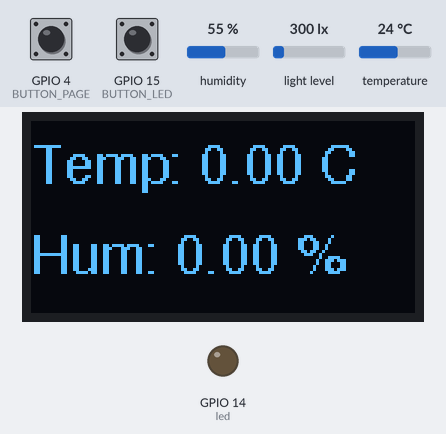
Recording of a sketch running on a simulated ESP32. Shown: 128×64 one-colour display, output pins drawn as LEDs (lit = HIGH). Inputs (shaded band) come from the test bench; at power-on: GPIO 4 (BUTTON_PAGE) HIGH, GPIO 15 (BUTTON_LED) HIGH, humidity 55 %, temperature 24 °C, light level 300 lx. WiFi joins after 1.5 s; servers stay silent unless stated; random numbers use the default seed unless the sketch sets one; no MQTT or app messages arrive unless stated; what the sketch prints to the serial monitor is not drawn.

Above: at 4.2 s.
4.3 s: GPIO 4 (BUTTON_PAGE) pulled LOW for 0.15 s
At 11.1 s:
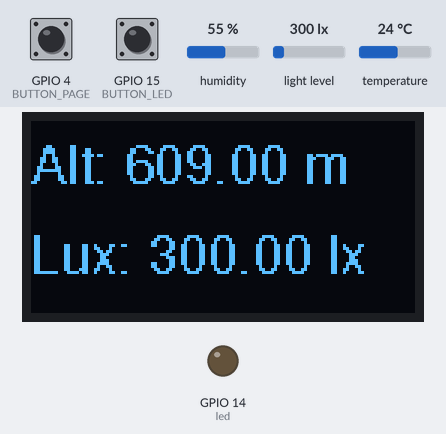
18.4 s: GPIO 4 (BUTTON_PAGE) pulled LOW for 1 s
At 19.6 s:
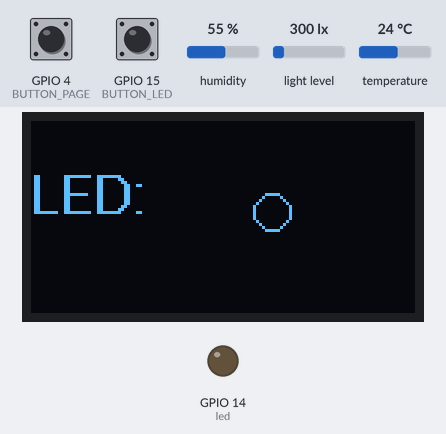
20.9 s: GPIO 15 (BUTTON_LED) pulled LOW for 0.15 s
At 22.3 s:
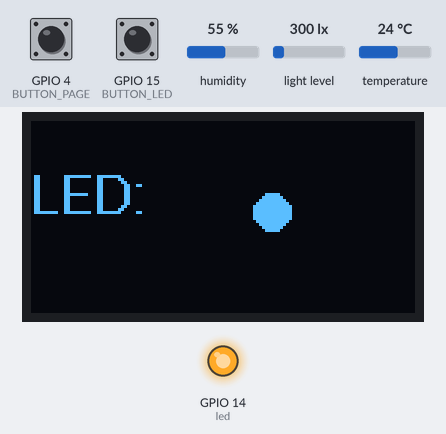
22.6 s: GPIO 4 (BUTTON_PAGE) pulled LOW for 0.15 s
At 23.7 s:
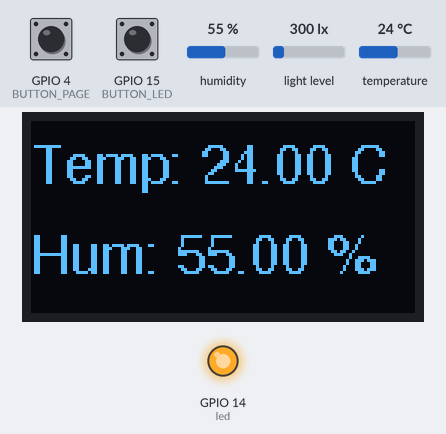
24.3 s: humidity set to 22 %
At 30.7 s:
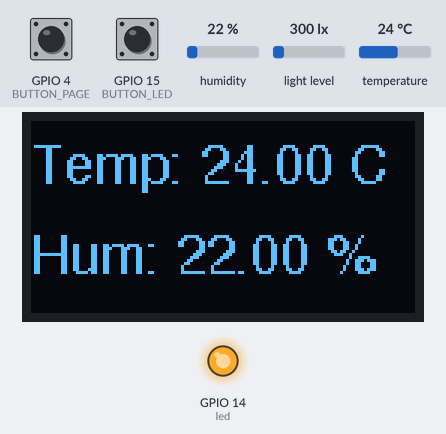
31.6 s: temperature set to 12 °C
At 40.9 s:
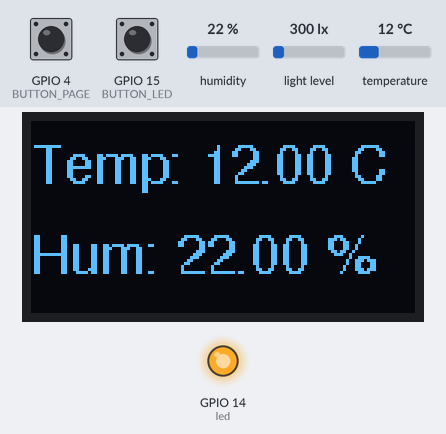
Timing chart, 0 to 42.4 s (numbered marks = the images above; inputs shaded):
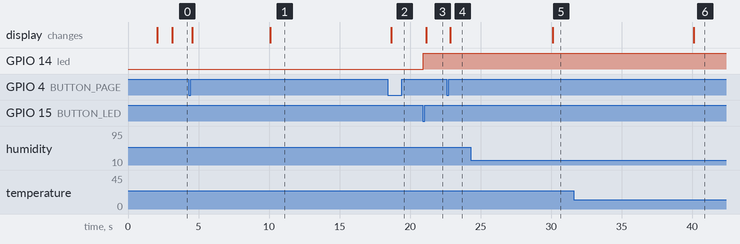

The sketch:

ESP_mini_weatherstation_with_MQTT.ino
```cpp
/**************************************************************
 _    _       _       _____      _  _  _             _     _
\ \  / /     (_)     (____ \    | || || |           | |   | |
 \ \/ / ____  _ ____  _   \ \   | || || | ___   ____| | _ | |
  )  ( |    \| |  _ \| |   | |  | ||_|| |/ _ \ / ___) |/ || |
 / /\ \| | | | | | | | |__/ /   | |___| | |_| | |   | ( (_| |
/_/  \_\_|_|_|_|_| |_|_____/     \______|\___/|_|   |_|\____|

***************************************************************
 *! Project    : Mini Weather Station with OLED Display
 * Purpose    : Smart Systems & IoT Automation
 *              - Displaying sensor data (Temp, Humidity,
 *                Altitude, Lux) on OLED
 *              - MQTT communication with Node-RED
 *              - Multi-page OLED interface with button
 *              - LED control and status icon display
 **Author     : XminD Team (x.mind4world@gmail.com)
 * Date       : 2025-05-06
 *
 **Instagram  : https://instagram.com/x_mindworld
 **Telegram   : https://t.me/x_mindworld
 ***************************************************************/

// --- Include necessary libraries ---
#include <ArduinoJson.h>
#include "wifi_mqtt.h"
#include <Wire.h>
#include <SPI.h>
#include "DHT.h"
#include <BH1750.h>
#include <Adafruit_GFX.h>
#include <Adafruit_SSD1306.h>
#include <Fonts/FreeSans9pt7b.h>

// --- Define parameters ---
#define DHTPIN 19
#define DHTTYPE DHT11
#define SCREEN_WIDTH 128
#define SCREEN_HEIGHT 64
#define OLED_RESET 5
#define SCREEN_ADDRESS 0x3D //? Change this to your OLED's I2C address if needed (0x3C is common)
#define BUTTON_PAGE 4
#define BUTTON_LED 15

byte led = 14;
unsigned long previousMillis = millis();
float temp, humidity, altitude, lux;
int screenIndex = 0;
bool ledState = false;

// --- Initialize sensor and display objects ---
BH1750 lightMeter;
DHT dht(DHTPIN, DHTTYPE);
Adafruit_SSD1306 display(SCREEN_WIDTH, SCREEN_HEIGHT, &Wire, OLED_RESET);

// --- Print sensor values to Serial Monitor ---
void printSensorValue()
{
  Serial.print("Temperature: ");
  Serial.print(temp);
  Serial.println(" C");
  Serial.print("Humidity: ");
  Serial.print(humidity);
  Serial.println("%");
  Serial.print("Altitude: ");
  Serial.print(altitude);
  Serial.println(" Meter");
  Serial.print("Illumination: ");
  Serial.print(lux);
  Serial.println(" Lux");
}

// --- Send sensor values to MQTT broker ---
void sendSensorValuesMQTT()
{
  DynamicJsonDocument doc(1024); //! Create a JSON document using ArduinoJson.org WebSite and library.
  doc["temperature"] = temp;
  doc["humidity"] = humidity;
  doc["altitude"] = altitude;
  doc["lux"] = lux;

  char buffer[256];
  serializeJson(doc, buffer);
  client.publish("weatherstation", buffer); //? Publish the JSON data to the MQTT topic "weatherstation"
}

// --- Display sensor values on OLED ---
void displaySensorValues()
{
  display.clearDisplay();
  display.setCursor(0, 0);
  display.print("Temp: ");
  display.print(temp);
  display.println(" C");

  display.print("Hum: ");
  display.print(humidity);
  display.println(" %");

  display.print("Alt: ");
  display.print(altitude);
  display.println(" m");

  display.print("Lux: ");
  display.print(lux);
  display.println(" lx");

  display.display();
}

// --- OLED Pages ---
void showPage1()
{
  display.clearDisplay();
  display.setFont(&FreeSans9pt7b);
  display.setCursor(0, 20);
  display.print("Temp: ");
  display.print(temp);
  display.println(" C");

  display.setCursor(0, 50);
  display.print("Hum: ");
  display.print(humidity);
  display.println(" %");

  display.display();
}

void showPage2()
{
  display.clearDisplay();
  display.setFont(&FreeSans9pt7b);
  display.setCursor(0, 20);
  display.print("Alt: ");
  display.print(altitude);
  display.println(" m");

  display.setCursor(0, 50);
  display.print("Lux: ");
  display.print(lux);
  display.println(" lx");

  display.display();
}

void showPage3()
{
  display.clearDisplay();
  display.setFont(&FreeSans9pt7b);
  display.setCursor(0, 30);
  display.print("LED: ");

  if (ledState)
  {
    display.fillCircle(80, 30, 6, SSD1306_WHITE);
  }
  else
  {
    display.drawCircle(80, 30, 6, SSD1306_WHITE);
  }

  display.display();
}

// --- Setup Wifi, MQTT, OLED & Sensors ---
void setup()
{

  Serial.begin(9600); //! for ESP32 9600 is better than 115200;
  pinMode(led, OUTPUT);
  pinMode(BUTTON_PAGE, INPUT_PULLUP);
  pinMode(BUTTON_LED, INPUT_PULLUP);
  Wire.begin();       //? Initialize I2C communication
  dht.begin();        //? Initialize DHT sensor
  lightMeter.begin(); //? Initialize BH1750 sensor
  connectAP();
  client.setServer(mqtt_server, 1883); //? Set MQTT server
  client.setCallback(callback);        //? Set MQTT callback function

  //* Initialize OLED display
  if (!display.begin(SSD1306_SWITCHCAPVCC, SCREEN_ADDRESS))
  {
    Serial.println(F("SSD1306 allocation failed"));
    for (;;)
      ; //? Stop here if failed
  }
  display.clearDisplay();
  display.setTextSize(1);
  display.setTextColor(SSD1306_WHITE);
  display.setCursor(0, 0);
  display.println("Display Ready...");
  display.display();
  delay(1000);
}

// --- Main loop ---
void loop()
{

  //* Check MQTT connection and reconnect if necessary
  if (!client.connected())
  {
    reconnect();
  }
  client.loop();

  //* Read sensor values every 10 seconds
  unsigned long currentMillis = millis();
  if (currentMillis - previousMillis >= 10000)
  {
    temp = dht.readTemperature();
    humidity = dht.readHumidity();
    altitude = random(20, 800); //? Simulated altitude value
    lux = lightMeter.readLightLevel();
    previousMillis = currentMillis;
    printSensorValue();     //? Print sensor values to Serial Monitor
    sendSensorValuesMQTT(); //? Send sensor values to MQTT broker
  }

  //* Change display page with button press
  static bool lastPageButtonState = HIGH;
  bool currentPageButtonState = digitalRead(BUTTON_PAGE);
  if (lastPageButtonState == HIGH && currentPageButtonState == LOW)
  {
    screenIndex = (screenIndex + 1) % 3;
    delay(200);
  }
  lastPageButtonState = currentPageButtonState;

  //* Local LED control with button press
  static bool lastLedButtonState = HIGH;
  bool currentLedButtonState = digitalRead(BUTTON_LED);
  if (screenIndex == 2 && lastLedButtonState == HIGH && currentLedButtonState == LOW)
  { //! It works only on the LED page(3rd page)
    ledState = !ledState;
    digitalWrite(led, ledState);
    delay(200);
  }
  lastLedButtonState = currentLedButtonState;

  //* Display the current page based on screenIndex
  switch (screenIndex)
  {
  case 0:
    showPage1();
    break;
  case 1:
    showPage2();
    break;
  case 2:
    showPage3();
    break;
  }
}
```

credentials.h
```cpp
const char *ssid = "SSID";     	   // Your WiFi SSID
const char *password = "password"; // Your WiFi Password
```

wifi_mqtt.h
```cpp
/*

! This code is part of the ESP32 Mini Weatherstation and LED control with MQTT project.
*- This code connects an ESP32 to a WiFi network and an MQTT broker to control an LED and send sensor
*data to the broker. The LED state can be controlled via MQTT messages from Node-RED or any MQTT client.
*- Data can be sent in JSON format, and the ESP32 can also receive commands to turn the LED on or off.
*- You can see data changes in real-time on Grafana dashboard.
*- This code is designed to be used with the Arduino IDE/PlatformIO.

*/

#include <Arduino.h>
#include <WiFi.h>
#include <PubSubClient.h>
#include <ArduinoJson.h>
#include "credentials.h" //? Include your WiFi credentials header file.

extern byte led;      //? Declare the LED pin as external.
extern bool ledState; //? Declare the LED state as external.

// --- MQTT parameters ---
String clientID = "ESP-";
const char *mqtt_server = "localhost";    //! Replace with your MQTT broker IP address or hostname.
const char *mqtt_user = "admin";          //! Replace with your MQTT username.
const char *mqtt_password = "myPassword"; //! Replace with your MQTT password.
WiFiClient espClient;                     //? Create a WiFi client object.
PubSubClient client(espClient);           //? Create a PubSubClient object.

// --- Function declarations
void reconnect() //? Function to reconnect to MQTT broker
{
    while (!client.connected())
    {
        Serial.print("Attempting MQTT connection...");
        clientID = "ESP-";
        clientID += String(random(0xffff), HEX);
        if (client.connect(clientID.c_str(), mqtt_user, mqtt_password))
        {
            Serial.println("connect to MQTT");
            client.subscribe("fan"); //? Subscribe to the "fan" topic that controls the LED state from Node-RED.
        }
        else
        {
            Serial.print("failed, rc=");
            Serial.print(client.state());
            Serial.println(" try again in 5 seconds");
            delay(5000);
        }
    }
}

void callback(char *topic, byte *message, unsigned int length) //? Callback function to handle incoming MQTT messages
{
    // Serial.print("Message arrived on topic: ");
    // Serial.print(topic);
    // Serial.print(". Message: ");
    String messageTemp;

    for (int i = 0; i < length; i++)
    {
        messageTemp += (char)message[i];
    }

    if (String(topic) == "fan")
    {
        if (messageTemp == "true")
        {
            digitalWrite(led, HIGH);
            ledState = true;
        }
        else
        {
            digitalWrite(led, LOW);
            ledState = false;
        }
    }
}

void connectAP()
{ //? Function to connect to WiFi network.
    Serial.println("Connect to WiFi");
    WiFi.begin(ssid, password);
    byte cnt = 0;

    while (WiFi.status() != WL_CONNECTED)
    {
        delay(1000);
        Serial.print(".");
        cnt++;

        if (cnt > 30)
        { //? If it takes more than 30 seconds to connect, restart the ESP32.
            ESP.restart();
        }
    }
    Serial.println("");
    Serial.println("WiFi connected");
    Serial.print("IP Address: ");
    Serial.println(WiFi.localIP()); //? Print the IP address assigned to the ESP32.
}
```

Measured:
- after the input at 20.9 s, GPIO 14 (led): LOW → HIGH at once; the display: changes after 0.24 s (image 3)
- after the input at 22.6 s, the display: changes after 0.24 s (image 4)
- after the input at 24.3 s, the display: changes after 5.8 s (image 5)
- after the input at 31.6 s, the display: changes after 8.5 s (image 6)
